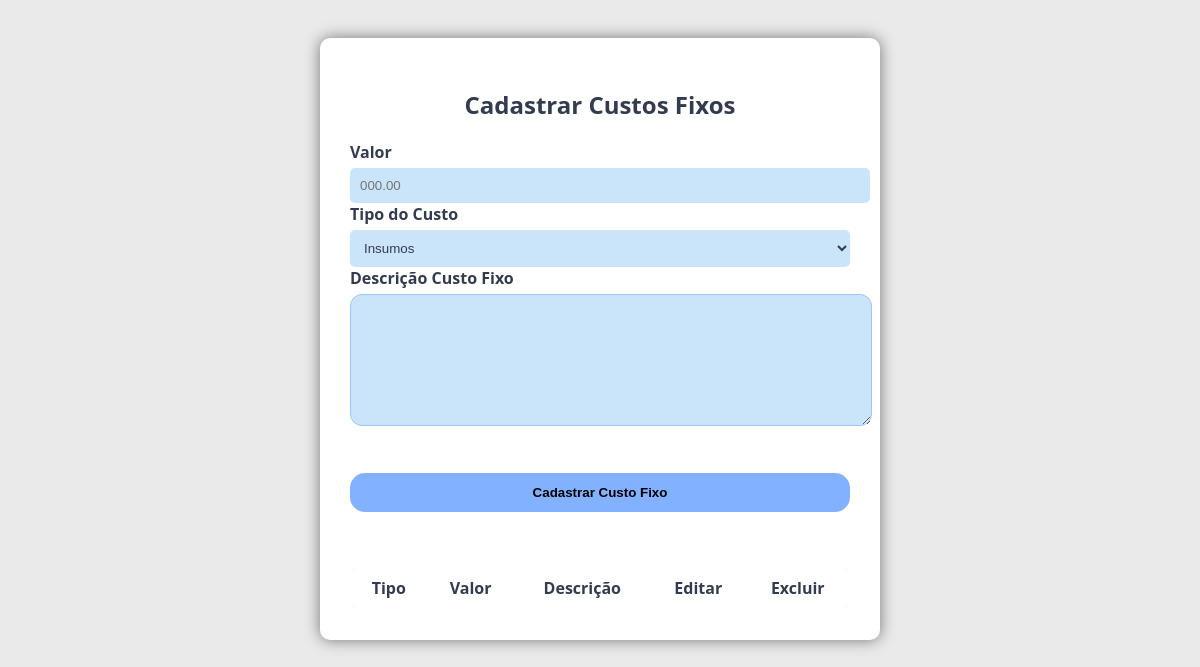
Page /painel/custos.php (signed in) on the earlier database version.
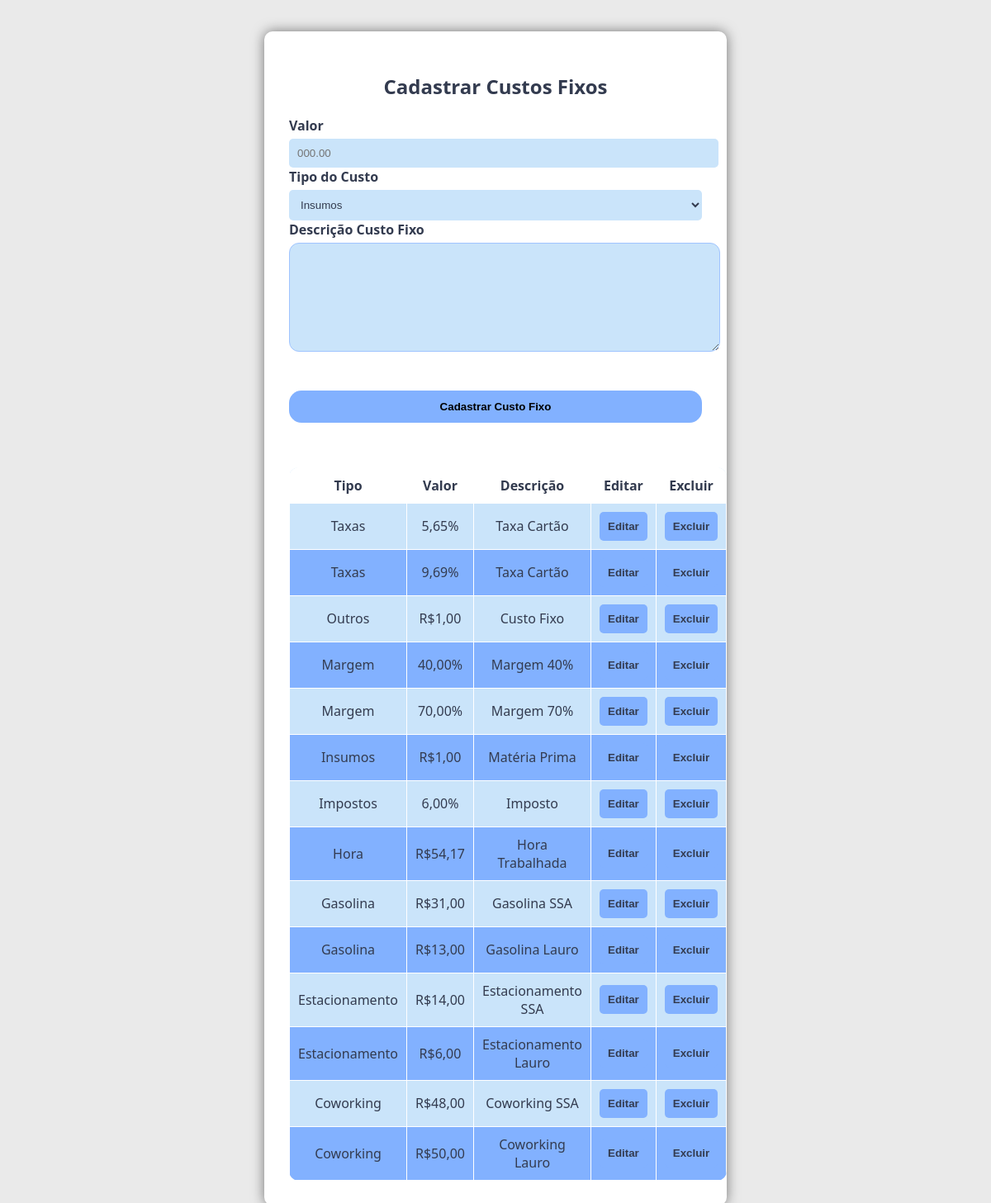
Same page on the later database version.
### tables this page shows
CREATE TABLE `custos` (
  `id` int(11) NOT NULL,
  `token_emp` varchar(50) NOT NULL,
  `custo_valor` float NOT NULL,
  `custo_tipo` varchar(50) NOT NULL,
  `custo_descricao` mediumtext NOT NULL,
  `custo_quem` varchar(50) NOT NULL
);

### painel/verifica_login.php (called while the page is built, shortened)
<?php
$css_path = "css/style_colorido.css";

### painel/custos.php (the view, shortened to what this page needs)
<?php
require('../config/database.php');
require('verifica_login.php');
?>
<!DOCTYPE html>
<html lang="pt-br">
<head>
<link rel="stylesheet" href="<?php echo $css_path ?>">
</head>
<body>
    <form class="form" action="acao.php" method="POST">
        <div class="card">
            <div class="card-top">
                <h2>Cadastrar Custos Fixos</h2>
            </div>
            <div class="card-group">
            <label>Valor</label>
            <input minlength="1.0" maxlength="9999.9" type="text" pattern="\d+(\.\d{1,2})?" name="custo_valor" placeholder="000.00" required>
            <label>Tipo do Custo</label>
            <select name="custo_tipo" required>
                <option value="Insumos">Insumos</option>
                </select>
                <label>Descrição Custo Fixo</label>
                <textarea name="custo_descricao" class="textarea-custom" rows="5" cols="43" required></textarea><br><br>
            <div class="card-group btn"><button type="submit">Cadastrar Custo Fixo</button></div>
            </div>
    </form>
    <br><br>
    <table>
            <thead>
                <tr>
                    <th>Tipo</th>
                    <th>Valor</th>
                    <th>Descrição</th>
                    <th>Editar</th>
                    <th>Excluir</th>
                </tr>
            </thead>
            <tbody>
                <?php
                $query = $conexao->prepare("SELECT * FROM custos WHERE token_emp = '{$_SESSION['token_emp']}' AND id >= :id ORDER BY custo_tipo DESC");
                $query->execute(['id' => 1]);
                while ($select = $query->fetch(PDO::FETCH_ASSOC)) {
                    $id = $select['id'];
                    $tipo = $select['custo_tipo'];
                    $valor = $select['custo_valor'];
                    $descricao = $select['custo_descricao'];
                    if($tipo == 'Taxas' || $tipo == 'Impostos' || $tipo == 'Margem'){
                        $valor = number_format($valor ,2,",",".") . '%';
                    }else{
                        $valor = 'R$' . number_format($valor ,2,",",".");
                    }
                ?>
                <tr>
                    <td data-label="Tipo"><?php echo $tipo; ?></td>
                    <td data-label="Valor"><?php echo $valor; ?></td>
                    <td data-label="Descrição"><?php echo $descricao; ?></td>
                    <td data-label="Editar"><a href="javascript:void(0)" onclick='window.open("custo_editar.php?id=<?php echo $id ?>","iframe-home")'><button>Editar</button></a></td>
                    <td data-label="Excluir"><a href="javascript:void(0)" onclick='window.open("custo_excluir.php?id=<?php echo $id ?>","iframe-home")'><button>Excluir</button></a></td>
                </tr>
                <?php } ?>
            </tbody>
        </table>
</body>
</html>

### painel/css/style_colorido.css (style rules this page uses)
:root { --cor-fundo: #cae4fa; --cor-subfundo: #e6f2ff; --cor-fundo2: #ffffff; --cor-texto: #333b4f; --cor-texto-inverso: #ffffff; --cor-borda-legend: #6a8caf; --cor-botao: #82b1ff; --cor-botao-hover: #3a5f8a; --cor-fundo-focus: #81bbfa; --cor-domingo-feriado-etc: #4eacf8; --cor-titulo: #333b4f; --cor-borda: #aacbe4; --cor-borda-clara: #d6e6f2; --cor-hover: #a0c4ff; --cor-secundaria: #5fa8d3; --cor-h1: #264653; --cor-btn-hover: #3a5f8a; }
body { background-color: #eaeaea; height: 100vh; font-family: 'Segoe UI', Roboto, Helvetica, Arial, sans-serif; }
.form { display: flex; justify-content: center; align-items: center; padding: 30px; }
.card { box-shadow: 0 0 15px rgba(0,0,0,0.5); background: var(--cor-fundo2); padding: 30px; border-radius: 10px; color: var(--cor-texto); margin: auto; }
input[type="text"], input[type="date"] { padding: 10px; border: 1px solid #444; background-color: var(--cor-fundo); color: var(--cor-texto); border-radius: 8px; outline: none; }
.card-top { text-align: center; }
.card-top h2, .card-top h3 { text-align: center; margin-bottom: 20px; }
.card-group { margin-bottom: 10px; }
.card-group label { width: 100%; color: var(--cor-texto); display: block; font-weight: bold; margin-bottom: 5px; }
.card-group input, .card-group select { border-radius: 5px; outline: 0; width: 100%; padding: 10px; border: none; background-color: var(--cor-fundo); color: var(--cor-texto); }
.btn { margin-top: 20px; }
.btn button { width: 100%; padding: 12px; border: none; border-radius: 15px; background-color: var(--cor-botao); color: #000; font-weight: bold; cursor: pointer; transition: background-color 0.3s ease; }
button { background-color: var(--cor-botao); color: var(--cor-texto); border: none; padding: 10px; border-radius: 5px; font-weight: bold; cursor: pointer; transition: background 0.3s ease; }
a { color: var(--cor-h1); text-decoration: none; }
.textarea-custom { background-color: var(--cor-fundo); color: var(--cor-texto); border: 1px solid var(--cor-hover); border-radius: 12px; padding: 10px; width: 100%; resize: vertical; font-size: 1rem; font-family: inherit; transition: border-color 0.3s ease, box-shadow 0.3s ease; }
h2 { text-align: center; margin-bottom: 10px; color: var(--cor-texto); font-size: clamp(1.2rem, 2vw, 1.6rem); }
table { width: 100%; border-collapse: collapse; border-radius: 12px; overflow: hidden; }
thead { background-color: var(--cor-fundo2); }
th, td { border: 1px solid var(--cor-fundo2); padding: 10px; text-align: center; }
th { background-color: var(--cor-fundo2); color: var(--cor-texto); }
tr:nth-child(even) { background-color: var(--cor-botao); color: var(--cor-texto); }
tr:nth-child(odd) { background-color: var(--cor-fundo); color: var(--cor-texto); }

### painel/custos.php (style rules this page uses)
.card { width: 100%; max-width: 500px; }

Differences in the rows shown:
added custos: custo_tipo "Taxas", custo_valor "5,65%", custo_descricao "Taxa Cartão"
added custos: custo_tipo "Taxas", custo_valor "9,69%", custo_descricao "Taxa Cartão"
added custos: custo_tipo "Outros", custo_valor "R$1,00", custo_descricao "Custo Fixo"
added custos: custo_tipo "Margem", custo_valor "40,00%", custo_descricao "Margem 40%"
added custos: custo_tipo "Margem", custo_valor "70,00%", custo_descricao "Margem 70%"
added custos: custo_tipo "Insumos", custo_valor "R$1,00", custo_descricao "Matéria Prima"
added custos: custo_tipo "Impostos", custo_valor "6,00%", custo_descricao "Imposto"
added custos: custo_tipo "Hora", custo_valor "R$54,17", custo_descricao "Hora Trabalhada"
added custos: custo_tipo "Gasolina", custo_valor "R$31,00", custo_descricao "Gasolina SSA"
added custos: custo_tipo "Gasolina", custo_valor "R$13,00", custo_descricao "Gasolina Lauro"
added custos: custo_tipo "Estacionamento", custo_valor "R$14,00", custo_descricao "Estacionamento SSA"
added custos: custo_tipo "Estacionamento", custo_valor "R$6,00", custo_descricao "Estacionamento Lauro"
added custos: custo_tipo "Coworking", custo_valor "R$48,00", custo_descricao "Coworking SSA"
added custos: custo_tipo "Coworking", custo_valor "R$50,00", custo_descricao "Coworking Lauro"
